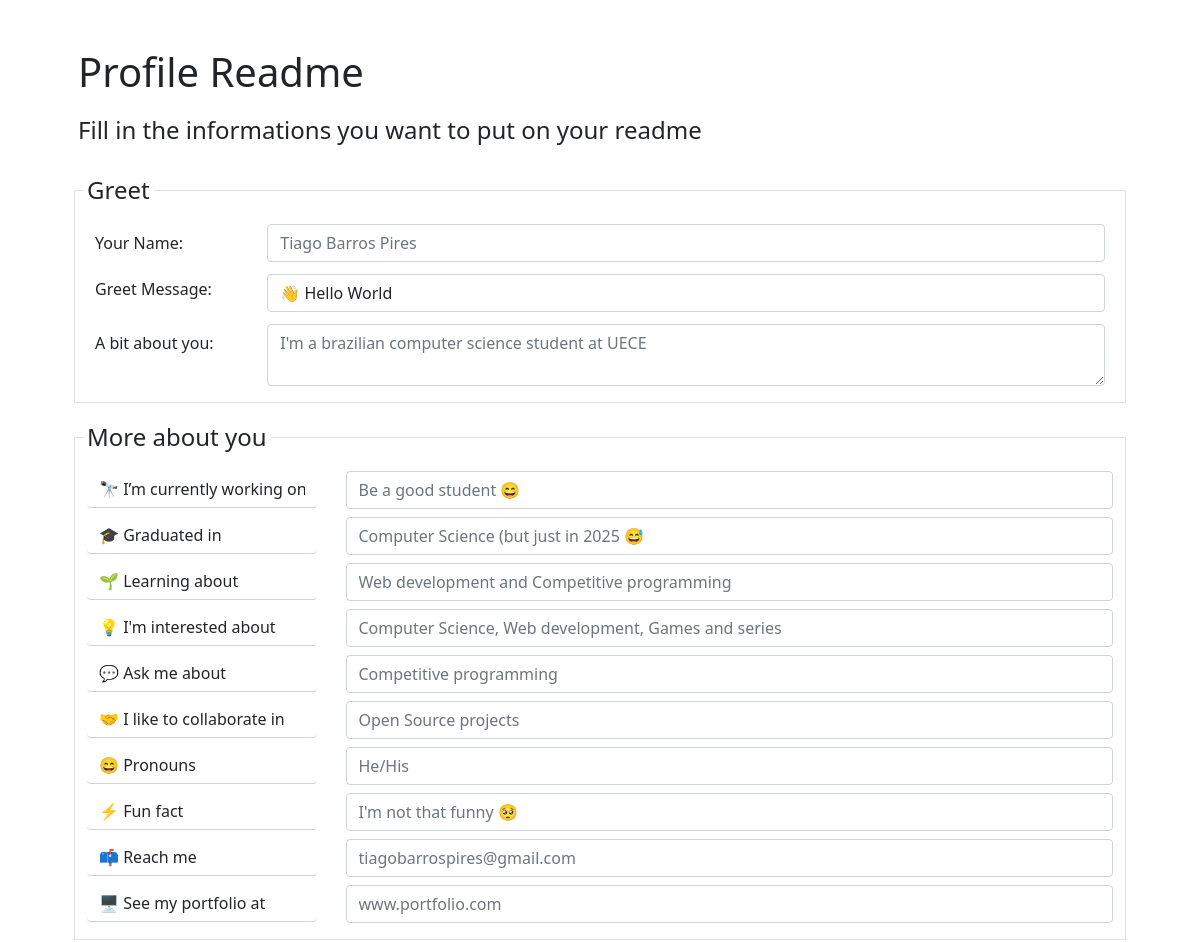
Before: /profile (upper part) with the older database file.
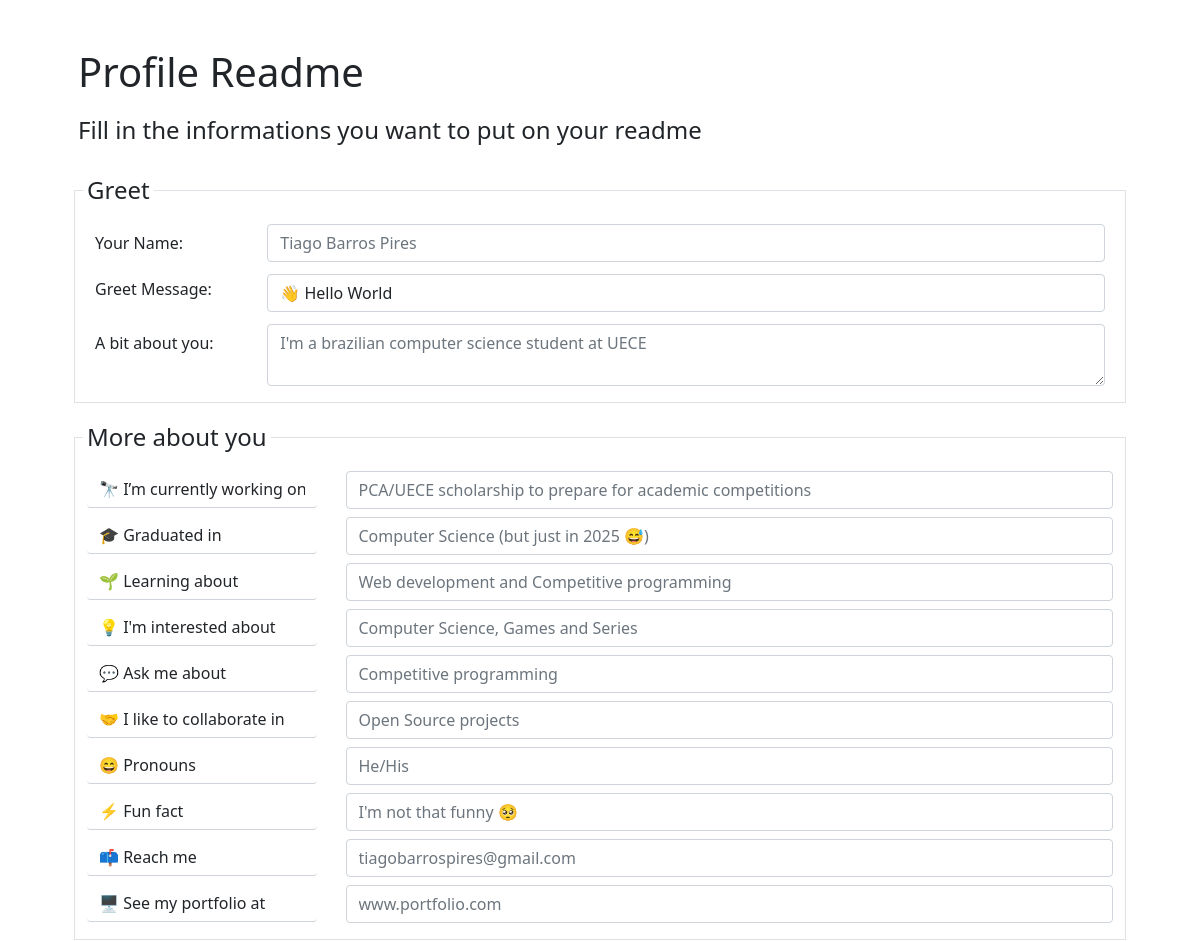
After: the same page with the newer database file.
### tables this page shows
CREATE TABLE about_you(
    "prefix" TEXT,
    "place_holder" TEXT
);

### application.py (the view, shortened to what this page needs)
@app.route('/profile', methods=["GET", "POST"])
def profile():
    features_themes = [
        'dracula', 'dark', 'radical', 'merko', 'gruvbox', 'tokyonight', 'onedark', 'cobalt', 'synthwave', 'highcontrast'
    ]
    features_color = [
        'brightgreen', 'green', 'yellow', 'yellowgreen', 'orange', 'red', 'grey', 'lightgrey', 'blueviolet'
    ]
    more_about_you = db.execute("SELECT * FROM about_you")
    social_medias = db.execute("SELECT * FROM social_medias")
    skills = {'android': 'https://img.shields.io/badge/Android-05122A?style=flat&logo=android', 'angular': 'https://img.shields.io/badge/Angular-05122A?style=flat&logo=angular', 'apache': 'https://img.shields.io/badge/Apache-05122A?style=flat&logo=apache', 'arduino': 'https://img.shields.io/badge/Arduino-05122A?style=flat&logo=arduino', 'bash': 'https://img.shields.io/badge/Bash-05122A?style=flat&logo=bash', 'bootstrap': 'https://img.shields.io/badge/Bootstrap-05122A?style=flat&logo=bootstrap', 'c': 'https://img.shields.io/badge/C-05122A?style=flat&logo=c', 'canva': 'https://img.shields.io/badge/Canva-05122A?style=flat&logo=canva', 'c++': 'https://img.shields.io/badge/C++-05122A?style=flat&logo=c%2B%2B&', 'csharp': 'https://img.shields.io/badge/Csharp-05122A?style=flat&logo=csharp', 'css3': 'https://img.shields.io/badge/Css3-05122A?style=flat&logo=css3', 'dart': 'https://img.shields.io/badge/Dart-05122A?style=flat&logo=dart', 'django': 'https://img.shields.io/badge/Django-05122A?style=flat&logo=django', 'docker': 'https://img.shields.io/badge/Docker-05122A?style=flat&logo=docker', 'elixir': 'https://img.shields.io/badge/Elixir-05122A?style=flat&logo=elixir', 'figma': 'https://img.shields.io/badge/Figma-05122A?style=flat&logo=figma', 'flask': 'https://img.shields.io/badge/Flask-05122A?style=flat&logo=flask', 'firebase': 'https://img.shields.io/badge/Firebase-05122A?style=flat&logo=firebase', 'flutter': 'https://img.shields.io/badge/Flutter-05122A?style=flat&logo=flutter', 'git': 'https://img.shields.io/badge/Git-05122A?style=flat&logo=git', 'go': 'https://img.shields.io/badge/Go-05122A?style=flat&logo=go', 'html5': 'https://img.shields.io/badge/Html5-05122A?style=flat&logo=html5', 'haskell': 'https://img.shields.io/badge/Haskell-05122A?style=flat&logo=haskell', 'illustrator': 'https://img.shields.io/badge/Illustrator-05122A?style=flat&logo=adobeillustrator', 'ionic': 'https://img.shields.io/badge/Ionic-05122A?style=flat&logo=ionic', 'java': 'https://img.shields.io/badge/Java-05122A?style=flat&logo=java', 'javascript': 'https://img.shields.io/badge/Javascript-05122A?style=flat&logo=javascript', 'jQuery': 'https://img.shields.io/badge/Jquery-05122A?style=flat&logo=jQuery', 'kotlin': 'https://img.shields.io/badge/Kotlin-05122A?style=flat&logo=kotlin', 'laravel': 'https://img.shields.io/badge/Laravel-05122A?style=flat&logo=laravel', 'lua': 'https://img.shields.io/badge/Lua-05122A?style=flat&logo=lua', 'matlab': 'https://img.shields.io/badge/Matlab-05122A?style=flat&logo=matlab', 'mysql': 'https://img.shields.io/badge/Mysql-05122A?style=flat&logo=mysql', 'nodejs': 'https://img.shields.io/badge/Nodejs-05122A?style=flat&logo=node.js', 'numpy': 'https://img.shields.io/badge/Numpy-05122A?style=flat&logo=numpy', 'oracle': 'https://img.shields.io/badge/Oracle-05122A?style=flat&logo=oracle', 'opengl': 'https://img.shields.io/badge/Opengl-05122A?style=flat&logo=opengl', 'photoshop': 'https://img.shields.io/badge/Photoshop-05122A?style=flat&logo=adobephotoshop', 'php': 'https://img.shields.io/badge/Php-05122A?style=flat&logo=php', 'postgresql': 'https://img.shields.io/badge/Postgresql-05122A?style=flat&logo=postgresql', 'python': 'https://img.shields.io/badge/Python-05122A?style=flat&logo=python', 'r': 'https://img.shields.io/badge/R-05122A?style=flat&logo=r', 'react': 'https://img.shields.io/badge/React-05122A?style=flat&logo=react', 'swift': 'https://img.shields.io/badge/Swift-05122A?style=flat&logo=swift', 'typescript': 'https://img.shields.io/badge/Typescript-05122A?style=flat&logo=typescript', 'unity': 'https://img.shields.io/badge/Unity-05122A?style=flat&logo=unity', 'vuejs': 'https://img.shields.io/badge/Vuejs-05122A?style=flat&logo=vuedotjs'}
    return render_template('profile.html', more_about_you=more_about_you, social_medias=social_medias, skills=skills, themes=features_themes, colors=features_color)

### templates/profile.html (shortened to what this page needs)
{% extends "layout.html" %}
{% block main %}
    <h1 class="mb-3">Profile Readme</h1>
    <div id="profile_form_div">
        <p class="lead fs-4">
            Fill in the informations you want to put on your readme
        </p>
        <form id="profile_form" autocomplete="off" spellcheck="false">
            <fieldset class="border p-2 mb-2 row gx-2">
                <legend class="legend w-auto mb-0">Greet</legend>
                <div class="row mx-0 px-0">
                    <label class="col-md-2 col-form-label">Your Name:</label>
                    <div class="col-md-10 mb-2">
                        <input type="text" class="form-control col-sm-9" name="name" placeholder="Tiago Barros Pires">
                    </div>
                </div>
                <div class="row mx-0 px-0">
                    <label class="col-md-2 col-form-label">Greet Message:</label>
                    <div class="col-md-10 mb-2">
                        <input type="text" class="form-control col-sm-9 my-1" name="greet" value="👋 Hello World">
                    </div>
                    <label class="col-md-2 col-form-label">A bit about you:</label>
                    <div class="col-md-10 mb-2">
                        <textarea type="text" class="form-control col-sm-9 " name="subtitle" placeholder="I'm a brazilian computer science student at UECE"></textarea>
                    </div>
                </div>
            </fieldset>
            <fieldset class="border p-2 mb-2 row gx-2">
                <legend class="legend w-auto mb-0">More about you</legend>
                {% for about_you in more_about_you %}
                    <div class="col-md-3 mb-2">
                        <input name="about_you_prefix" type="text" class="form-control  border-top-0 border-start-0 border-end-0 about_you_prefix" value="{{ about_you['prefix'] }}">
                    </div>
                    <div class="col-md-9 mb-2">
                        <input name="about_you_input" type="text" class="form-control" placeholder="{{ about_you['place_holder'] }}">
                    </div>
                {% endfor %}
                <div class="col-md-3 mb-2">
                    <input name="about_you_link_prefix" type="text" class="form-control  border-top-0 border-start-0 border-end-0 about_you_prefix" value="📫 Reach me">
                </div>
                <div class="col-md-9 mb-2">
                    <input name="about_you_link_input" type="text" class="form-control" placeholder="tiagobarrospires@gmail.com">
                </div>
                <div class="col-md-3 mb-2">
                    <input name="about_you_link_prefix" type="text" class="form-control  border-top-0 border-start-0 border-end-0 about_you_prefix" value="🖥️ See my portfolio at">
                </div>
                <div class="col-md-9 mb-2">
                    <input name="about_you_link_input" type="text" class="form-control" placeholder="www.portfolio.com">
                </div>
            </fieldset>
        </form>
    </div>
{% endblock %}

### templates/layout.html (shortened to what this page needs)
<!DOCTYPE html>
<html lang="en">
    <head>
        <link href="/static/css/style.css" rel="stylesheet">
        <link href="https://cdn.jsdelivr.net/npm/bootstrap@5.1.0/dist/css/bootstrap.min.css" rel="stylesheet">
    </head>
    <body>
        <main class="container py-5 px-2 px-md-5">
            {% block main %}{% endblock %}
        </main>
    </body>
</html>

### static/css/style.css (style rules this page uses)
.legend { float: none; padding: inherit; }
.about_you_prefix { max-width: 230px !important; }

Changed rows visible on the page:
changed about_you "🔭 I’m currently working on": about_you_input "Be a good student 😄" → "PCA/UECE scholarship to prepare for academic competitions"
changed about_you "🎓 Graduated in": about_you_input "Computer Science (but just in 2025 😅" → "Computer Science (but just in 2025 😅)"
changed about_you "💡 I'm interested about": about_you_input "Computer Science, Web development, Games and series" → "Computer Science, Games and Series"
